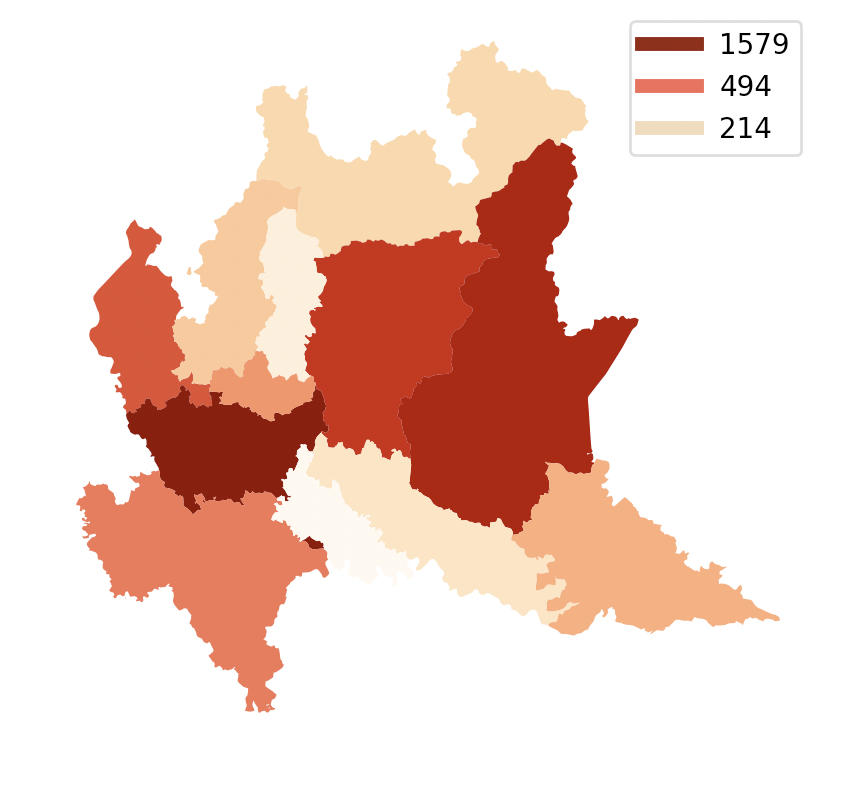

Write Python code to recreate this figure.

import geopandas as gp
import pandas as pd
import matplotlib.pyplot as plt

data = gp.read_file("dataset/regioni/provincia.geojson").to_crs(epsg=3857)

# print(data[data['prov_acr'] == 'MI'])
lombardia = data[data['reg_istat_code_num'] == 3]
# lombardia.plot()
# plt.show()

incidenti = pd.read_csv("dataset/incidenti/aci/autostrade/comuni_2011.csv")
incidenti_lombardia = incidenti[incidenti['REGIONE'] == 'Lombardia']

def get_sum_of_fields(data : pd.DataFrame, select_field : str, field_to_sum : str) -> pd.Series: 
    res = {}
    index = 0
    for reg in data[select_field].unique():
        res[index] = [reg, 0]
        index += 1

    index = 0
    for reg in data[select_field].unique():
        for row in data[data[select_field] == reg][field_to_sum]:
            res[index] = [res[index][0], res[index][1] + row]
        index += 1

    return pd.DataFrame(res, index=[select_field, field_to_sum]).transpose()


incidenti_lombardia = gp.GeoDataFrame(get_sum_of_fields(incidenti_lombardia, 'PROVINCIA', 'INC'))

incidenti_lombardia = lombardia.merge(incidenti_lombardia, left_on='prov_name', right_on='PROVINCIA')

from matplotlib.lines import Line2D

incidenti_lombardia.plot(column='INC', cmap='OrRd')
plt.legend([
    Line2D([],[],color='#84190f',linewidth=5), 
    Line2D([],[],color='#ef5547',linewidth=5), 
    Line2D([],[],color='#efd4ae',linewidth=5)
], [max(incidenti_lombardia['INC']), int(incidenti_lombardia['INC'].mean()), min(incidenti_lombardia['INC'])])
plt.axis('off')
plt.show()
